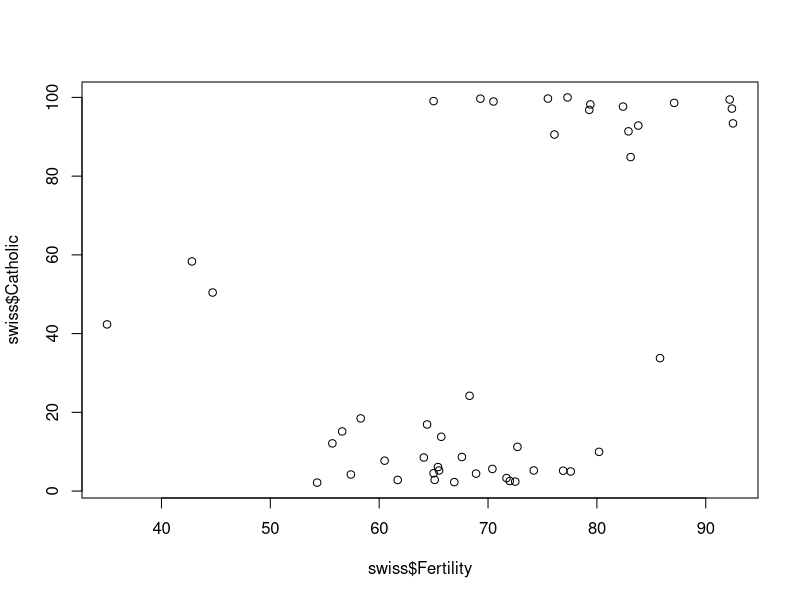

The R source for this figure:
## ---- chunk 1
summary(swiss$Fertility, swiss$Catholic)
## ---- chunk 2
plot(swiss$Fertility, swiss$Catholic)
